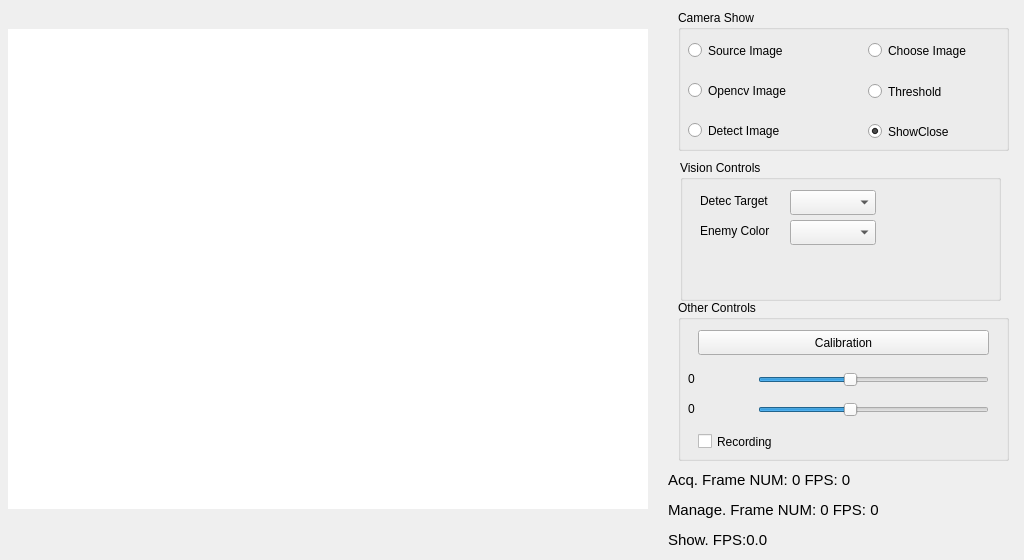
<?xml version="1.0" encoding="UTF-8"?>
<ui version="4.0">
 <class>MainWindow</class>
 <widget class="QMainWindow" name="MainWindow">
  <property name="geometry">
   <rect>
    <x>0</x>
    <y>0</y>
    <width>1024</width>
    <height>560</height>
   </rect>
  </property>
  <property name="minimumSize">
   <size>
    <width>1024</width>
    <height>560</height>
   </size>
  </property>
  <property name="maximumSize">
   <size>
    <width>1024</width>
    <height>560</height>
   </size>
  </property>
  <property name="windowTitle">
   <string>MainWindow</string>
  </property>
  <widget class="QWidget" name="centralWidget">
   <widget class="QLabel" name="ManageFrameRateLabel">
    <property name="geometry">
     <rect>
      <x>668</x>
      <y>500</y>
      <width>351</width>
      <height>20</height>
     </rect>
    </property>
    <property name="font">
     <font>
      <pointsize>11</pointsize>
     </font>
    </property>
    <property name="text">
     <string>Manage. Frame NUM: 0 FPS: 0</string>
    </property>
   </widget>
   <widget class="QLabel" name="ShowFrameRateLabel">
    <property name="geometry">
     <rect>
      <x>668</x>
      <y>530</y>
      <width>351</width>
      <height>20</height>
     </rect>
    </property>
    <property name="font">
     <font>
      <pointsize>11</pointsize>
     </font>
    </property>
    <property name="text">
     <string>Show. FPS:0.0   </string>
    </property>
   </widget>
   <widget class="QGroupBox" name="Other_Control">
    <property name="geometry">
     <rect>
      <x>678</x>
      <y>300</y>
      <width>331</width>
      <height>161</height>
     </rect>
    </property>
    <property name="title">
     <string>Other Controls</string>
    </property>
    <widget class="QPushButton" name="Calibration">
     <property name="geometry">
      <rect>
       <x>20</x>
       <y>30</y>
       <width>291</width>
       <height>25</height>
      </rect>
     </property>
     <property name="text">
      <string>Calibration</string>
     </property>
    </widget>
    <widget class="QCheckBox" name="Recording">
     <property name="geometry">
      <rect>
       <x>20</x>
       <y>130</y>
       <width>92</width>
       <height>23</height>
      </rect>
     </property>
     <property name="text">
      <string>Recording</string>
     </property>
    </widget>
    <widget class="QSlider" name="RedThreshold">
     <property name="geometry">
      <rect>
       <x>80</x>
       <y>70</y>
       <width>231</width>
       <height>20</height>
      </rect>
     </property>
     <property name="maximum">
      <number>255</number>
     </property>
     <property name="value">
      <number>100</number>
     </property>
     <property name="orientation">
      <enum>Qt::Horizontal</enum>
     </property>
    </widget>
    <widget class="QSlider" name="BlueThreshold">
     <property name="geometry">
      <rect>
       <x>80</x>
       <y>100</y>
       <width>231</width>
       <height>20</height>
      </rect>
     </property>
     <property name="maximum">
      <number>255</number>
     </property>
     <property name="value">
      <number>100</number>
     </property>
     <property name="orientation">
      <enum>Qt::Horizontal</enum>
     </property>
    </widget>
    <widget class="QLabel" name="RedValue">
     <property name="geometry">
      <rect>
       <x>10</x>
       <y>70</y>
       <width>67</width>
       <height>17</height>
      </rect>
     </property>
     <property name="text">
      <string>0</string>
     </property>
    </widget>
    <widget class="QLabel" name="BlueValue">
     <property name="geometry">
      <rect>
       <x>10</x>
       <y>100</y>
       <width>67</width>
       <height>17</height>
      </rect>
     </property>
     <property name="text">
      <string>0</string>
     </property>
    </widget>
   </widget>
   <widget class="QGroupBox" name="Camera_Show">
    <property name="geometry">
     <rect>
      <x>678</x>
      <y>10</y>
      <width>331</width>
      <height>141</height>
     </rect>
    </property>
    <property name="title">
     <string>Camera Show</string>
    </property>
    <widget class="QRadioButton" name="SourceImage">
     <property name="geometry">
      <rect>
       <x>10</x>
       <y>30</y>
       <width>151</width>
       <height>21</height>
      </rect>
     </property>
     <property name="text">
      <string>Source Image</string>
     </property>
    </widget>
    <widget class="QRadioButton" name="OpencvImage">
     <property name="geometry">
      <rect>
       <x>10</x>
       <y>70</y>
       <width>161</width>
       <height>21</height>
      </rect>
     </property>
     <property name="text">
      <string>Opencv Image</string>
     </property>
     <property name="checked">
      <bool>false</bool>
     </property>
    </widget>
    <widget class="QRadioButton" name="DetectImage">
     <property name="geometry">
      <rect>
       <x>10</x>
       <y>110</y>
       <width>161</width>
       <height>21</height>
      </rect>
     </property>
     <property name="text">
      <string>Detect Image</string>
     </property>
    </widget>
    <widget class="QRadioButton" name="ShowClose">
     <property name="geometry">
      <rect>
       <x>190</x>
       <y>110</y>
       <width>112</width>
       <height>23</height>
      </rect>
     </property>
     <property name="text">
      <string>ShowClose</string>
     </property>
     <property name="checked">
      <bool>true</bool>
     </property>
    </widget>
    <widget class="QRadioButton" name="ThresholdImage">
     <property name="geometry">
      <rect>
       <x>190</x>
       <y>70</y>
       <width>131</width>
       <height>23</height>
      </rect>
     </property>
     <property name="text">
      <string>Threshold</string>
     </property>
    </widget>
    <widget class="QRadioButton" name="DetectImage_2">
     <property name="geometry">
      <rect>
       <x>190</x>
       <y>30</y>
       <width>161</width>
       <height>21</height>
      </rect>
     </property>
     <property name="text">
      <string>Choose Image</string>
     </property>
    </widget>
   </widget>
   <widget class="QLabel" name="AcqFrameRateLabel">
    <property name="geometry">
     <rect>
      <x>668</x>
      <y>470</y>
      <width>351</width>
      <height>20</height>
     </rect>
    </property>
    <property name="font">
     <font>
      <pointsize>11</pointsize>
     </font>
    </property>
    <property name="text">
     <string>Acq. Frame NUM: 0 FPS: 0</string>
    </property>
   </widget>
   <widget class="QLabel" name="ImageLabel">
    <property name="geometry">
     <rect>
      <x>8</x>
      <y>29</y>
      <width>640</width>
      <height>480</height>
     </rect>
    </property>
    <property name="palette">
     <palette>
      <active>
       <colorrole role="WindowText">
        <brush brushstyle="SolidPattern">
         <color alpha="255">
          <red>0</red>
          <green>0</green>
          <blue>0</blue>
         </color>
        </brush>
       </colorrole>
       <colorrole role="Button">
        <brush brushstyle="SolidPattern">
         <color alpha="255">
          <red>255</red>
          <green>255</green>
          <blue>255</blue>
         </color>
        </brush>
       </colorrole>
       <colorrole role="Light">
        <brush brushstyle="SolidPattern">
         <color alpha="255">
          <red>255</red>
          <green>255</green>
          <blue>255</blue>
         </color>
        </brush>
       </colorrole>
       <colorrole role="Midlight">
        <brush brushstyle="SolidPattern">
         <color alpha="255">
          <red>255</red>
          <green>255</green>
          <blue>255</blue>
         </color>
        </brush>
       </colorrole>
       <colorrole role="Dark">
        <brush brushstyle="SolidPattern">
         <color alpha="255">
          <red>127</red>
          <green>127</green>
          <blue>127</blue>
         </color>
        </brush>
       </colorrole>
       <colorrole role="Mid">
        <brush brushstyle="SolidPattern">
         <color alpha="255">
          <red>170</red>
          <green>170</green>
          <blue>170</blue>
         </color>
        </brush>
       </colorrole>
       <colorrole role="Text">
        <brush brushstyle="SolidPattern">
         <color alpha="255">
          <red>0</red>
          <green>0</green>
          <blue>0</blue>
         </color>
        </brush>
       </colorrole>
       <colorrole role="BrightText">
        <brush brushstyle="SolidPattern">
         <color alpha="255">
          <red>255</red>
          <green>255</green>
          <blue>255</blue>
         </color>
        </brush>
       </colorrole>
       <colorrole role="ButtonText">
        <brush brushstyle="SolidPattern">
         <color alpha="255">
          <red>0</red>
          <green>0</green>
          <blue>0</blue>
         </color>
        </brush>
       </colorrole>
       <colorrole role="Base">
        <brush brushstyle="SolidPattern">
         <color alpha="255">
          <red>255</red>
          <green>255</green>
          <blue>255</blue>
         </color>
        </brush>
       </colorrole>
       <colorrole role="Window">
        <brush brushstyle="SolidPattern">
         <color alpha="255">
          <red>255</red>
          <green>255</green>
          <blue>255</blue>
         </color>
        </brush>
       </colorrole>
       <colorrole role="Shadow">
        <brush brushstyle="SolidPattern">
         <color alpha="255">
          <red>0</red>
          <green>0</green>
          <blue>0</blue>
         </color>
        </brush>
       </colorrole>
       <colorrole role="AlternateBase">
        <brush brushstyle="SolidPattern">
         <color alpha="255">
          <red>255</red>
          <green>255</green>
          <blue>255</blue>
         </color>
        </brush>
       </colorrole>
       <colorrole role="ToolTipBase">
        <brush brushstyle="SolidPattern">
         <color alpha="255">
          <red>255</red>
          <green>255</green>
          <blue>220</blue>
         </color>
        </brush>
       </colorrole>
       <colorrole role="ToolTipText">
        <brush brushstyle="SolidPattern">
         <color alpha="255">
          <red>0</red>
          <green>0</green>
          <blue>0</blue>
         </color>
        </brush>
       </colorrole>
      </active>
      <inactive>
       <colorrole role="WindowText">
        <brush brushstyle="SolidPattern">
         <color alpha="255">
          <red>0</red>
          <green>0</green>
          <blue>0</blue>
         </color>
        </brush>
       </colorrole>
       <colorrole role="Button">
        <brush brushstyle="SolidPattern">
         <color alpha="255">
          <red>255</red>
          <green>255</green>
          <blue>255</blue>
         </color>
        </brush>
       </colorrole>
       <colorrole role="Light">
        <brush brushstyle="SolidPattern">
         <color alpha="255">
          <red>255</red>
          <green>255</green>
          <blue>255</blue>
         </color>
        </brush>
       </colorrole>
       <colorrole role="Midlight">
        <brush brushstyle="SolidPattern">
         <color alpha="255">
          <red>255</red>
          <green>255</green>
          <blue>255</blue>
         </color>
        </brush>
       </colorrole>
       <colorrole role="Dark">
        <brush brushstyle="SolidPattern">
         <color alpha="255">
          <red>127</red>
          <green>127</green>
          <blue>127</blue>
         </color>
        </brush>
       </colorrole>
       <colorrole role="Mid">
        <brush brushstyle="SolidPattern">
         <color alpha="255">
          <red>170</red>
          <green>170</green>
          <blue>170</blue>
         </color>
        </brush>
       </colorrole>
       <colorrole role="Text">
        <brush brushstyle="SolidPattern">
         <color alpha="255">
          <red>0</red>
          <green>0</green>
          <blue>0</blue>
         </color>
        </brush>
       </colorrole>
       <colorrole role="BrightText">
        <brush brushstyle="SolidPattern">
         <color alpha="255">
          <red>255</red>
          <green>255</green>
          <blue>255</blue>
         </color>
        </brush>
       </colorrole>
       <colorrole role="ButtonText">
        <brush brushstyle="SolidPattern">
         <color alpha="255">
          <red>0</red>
          <green>0</green>
          <blue>0</blue>
         </color>
        </brush>
       </colorrole>
       <colorrole role="Base">
        <brush brushstyle="SolidPattern">
         <color alpha="255">
          <red>255</red>
          <green>255</green>
          <blue>255</blue>
         </color>
        </brush>
       </colorrole>
       <colorrole role="Window">
        <brush brushstyle="SolidPattern">
         <color alpha="255">
          <red>255</red>
          <green>255</green>
          <blue>255</blue>
         </color>
        </brush>
       </colorrole>
       <colorrole role="Shadow">
        <brush brushstyle="SolidPattern">
         <color alpha="255">
          <red>0</red>
          <green>0</green>
          <blue>0</blue>
         </color>
        </brush>
       </colorrole>
       <colorrole role="AlternateBase">
        <brush brushstyle="SolidPattern">
         <color alpha="255">
          <red>255</red>
          <green>255</green>
          <blue>255</blue>
         </color>
        </brush>
       </colorrole>
       <colorrole role="ToolTipBase">
        <brush brushstyle="SolidPattern">
         <color alpha="255">
          <red>255</red>
          <green>255</green>
          <blue>220</blue>
         </color>
        </brush>
       </colorrole>
       <colorrole role="ToolTipText">
        <brush brushstyle="SolidPattern">
         <color alpha="255">
          <red>0</red>
          <green>0</green>
          <blue>0</blue>
         </color>
        </brush>
       </colorrole>
      </inactive>
      <disabled>
       <colorrole role="WindowText">
        <brush brushstyle="SolidPattern">
         <color alpha="255">
          <red>127</red>
          <green>127</green>
          <blue>127</blue>
         </color>
        </brush>
       </colorrole>
       <colorrole role="Button">
        <brush brushstyle="SolidPattern">
         <color alpha="255">
          <red>255</red>
          <green>255</green>
          <blue>255</blue>
         </color>
        </brush>
       </colorrole>
       <colorrole role="Light">
        <brush brushstyle="SolidPattern">
         <color alpha="255">
          <red>255</red>
          <green>255</green>
          <blue>255</blue>
         </color>
        </brush>
       </colorrole>
       <colorrole role="Midlight">
        <brush brushstyle="SolidPattern">
         <color alpha="255">
          <red>255</red>
          <green>255</green>
          <blue>255</blue>
         </color>
        </brush>
       </colorrole>
       <colorrole role="Dark">
        <brush brushstyle="SolidPattern">
         <color alpha="255">
          <red>127</red>
          <green>127</green>
          <blue>127</blue>
         </color>
        </brush>
       </colorrole>
       <colorrole role="Mid">
        <brush brushstyle="SolidPattern">
         <color alpha="255">
          <red>170</red>
          <green>170</green>
          <blue>170</blue>
         </color>
        </brush>
       </colorrole>
       <colorrole role="Text">
        <brush brushstyle="SolidPattern">
         <color alpha="255">
          <red>127</red>
          <green>127</green>
          <blue>127</blue>
         </color>
        </brush>
       </colorrole>
       <colorrole role="BrightText">
        <brush brushstyle="SolidPattern">
         <color alpha="255">
          <red>255</red>
          <green>255</green>
          <blue>255</blue>
         </color>
        </brush>
       </colorrole>
       <colorrole role="ButtonText">
        <brush brushstyle="SolidPattern">
         <color alpha="255">
          <red>127</red>
          <green>127</green>
          <blue>127</blue>
         </color>
        </brush>
       </colorrole>
       <colorrole role="Base">
        <brush brushstyle="SolidPattern">
         <color alpha="255">
          <red>255</red>
          <green>255</green>
          <blue>255</blue>
         </color>
        </brush>
       </colorrole>
       <colorrole role="Window">
        <brush brushstyle="SolidPattern">
         <color alpha="255">
          <red>255</red>
          <green>255</green>
          <blue>255</blue>
         </color>
        </brush>
       </colorrole>
       <colorrole role="Shadow">
        <brush brushstyle="SolidPattern">
         <color alpha="255">
          <red>0</red>
          <green>0</green>
          <blue>0</blue>
         </color>
        </brush>
       </colorrole>
       <colorrole role="AlternateBase">
        <brush brushstyle="SolidPattern">
         <color alpha="255">
          <red>255</red>
          <green>255</green>
          <blue>255</blue>
         </color>
        </brush>
       </colorrole>
       <colorrole role="ToolTipBase">
        <brush brushstyle="SolidPattern">
         <color alpha="255">
          <red>255</red>
          <green>255</green>
          <blue>220</blue>
         </color>
        </brush>
       </colorrole>
       <colorrole role="ToolTipText">
        <brush brushstyle="SolidPattern">
         <color alpha="255">
          <red>0</red>
          <green>0</green>
          <blue>0</blue>
         </color>
        </brush>
       </colorrole>
      </disabled>
     </palette>
    </property>
    <property name="styleSheet">
     <string notr="true">background-color: rgb(255, 255, 255);</string>
    </property>
    <property name="text">
     <string/>
    </property>
   </widget>
   <widget class="QLabel" name="VendorName">
    <property name="geometry">
     <rect>
      <x>10</x>
      <y>10</y>
      <width>201</width>
      <height>16</height>
     </rect>
    </property>
    <property name="font">
     <font>
      <pointsize>8</pointsize>
     </font>
    </property>
    <property name="text">
     <string>&lt;No Device Opened&gt;</string>
    </property>
   </widget>
   <widget class="QLabel" name="ModelName">
    <property name="geometry">
     <rect>
      <x>280</x>
      <y>10</y>
      <width>201</width>
      <height>16</height>
     </rect>
    </property>
    <property name="font">
     <font>
      <pointsize>8</pointsize>
     </font>
    </property>
    <property name="text">
     <string/>
    </property>
   </widget>
   <widget class="QGroupBox" name="Vision_Controls">
    <property name="geometry">
     <rect>
      <x>680</x>
      <y>160</y>
      <width>321</width>
      <height>141</height>
     </rect>
    </property>
    <property name="title">
     <string>Vision Controls</string>
    </property>
    <widget class="QLabel" name="VisionColor">
     <property name="geometry">
      <rect>
       <x>20</x>
       <y>60</y>
       <width>91</width>
       <height>21</height>
      </rect>
     </property>
     <property name="text">
      <string>Enemy Color</string>
     </property>
    </widget>
    <widget class="QLabel" name="VisionTarget">
     <property name="geometry">
      <rect>
       <x>20</x>
       <y>30</y>
       <width>91</width>
       <height>21</height>
      </rect>
     </property>
     <property name="text">
      <string>Detec Target</string>
     </property>
    </widget>
    <widget class="QComboBox" name="ComboBox_Target">
     <property name="geometry">
      <rect>
       <x>110</x>
       <y>30</y>
       <width>86</width>
       <height>25</height>
      </rect>
     </property>
    </widget>
    <widget class="QComboBox" name="ComboBox_Color">
     <property name="geometry">
      <rect>
       <x>110</x>
       <y>60</y>
       <width>86</width>
       <height>25</height>
      </rect>
     </property>
    </widget>
   </widget>
  </widget>
 </widget>
 <layoutdefault spacing="6" margin="11"/>
 <resources/>
 <connections/>
</ui>
